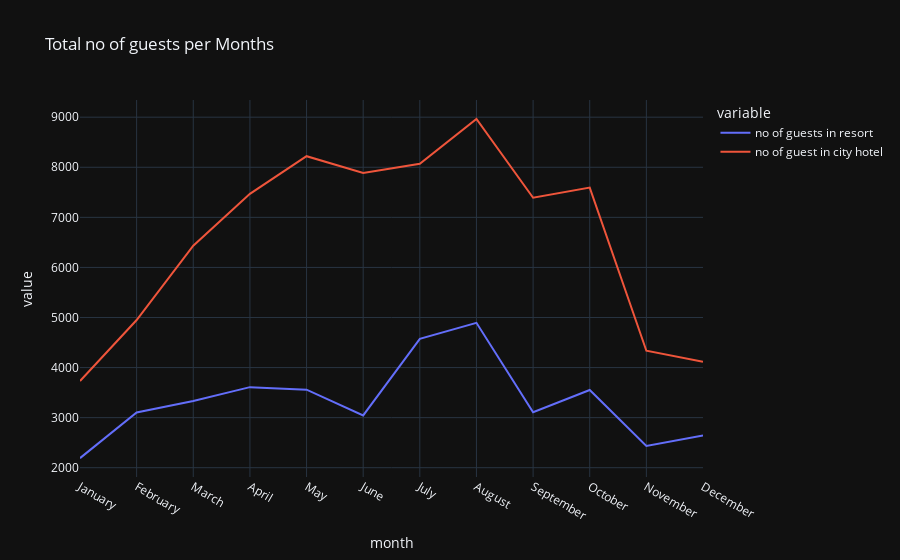

Source (notebook cell):
### Code cell
px.line(final_guests, x = 'month', y = ['no of guests in resort','no of guest in city hotel'],
        title='Total no of guests per Months', template = 'plotly_dark')

### Figure 1 — Plotly figure (JSON) as saved in the notebook; plotly's stock layout.template omitted (floating-point values rounded to 4 significant figures)
{"data": [{"hovertemplate": "variable=no of guests in resort<br>month=%{x}<br>value=%{y}<extra></extra>", "legendgroup": "no of guests in resort", "line": {"color": "#636efa", "dash": "solid"}, "marker": {"symbol": "circle"}, "mode": "lines", "name": "no of guests in resort", "orientation": "v", "showlegend": true, "type": "scatter", "x": ["January", "February", "March", "April", "May", "June", "July", "August", "September", "October", "November", "December"], "xaxis": "x", "y": [2191, 3102, 3334, 3609, 3559, 3044, 4573, 4894, 3108, 3553, 2435, 2645], "yaxis": "y"}, {"hovertemplate": "variable=no of guest in city hotel<br>month=%{x}<br>value=%{y}<extra></extra>", "legendgroup": "no of guest in city hotel", "line": {"color": "#EF553B", "dash": "solid"}, "marker": {"symbol": "circle"}, "mode": "lines", "name": "no of guest in city hotel", "orientation": "v", "showlegend": true, "type": "scatter", "x": ["January", "February", "March", "April", "May", "June", "July", "August", "September", "October", "November", "December"], "xaxis": "x", "y": [3730, 4950, 6433, 7469, 8221, 7885, 8071, 8967, 7392, 7594, 4336, 4114], "yaxis": "y"}], "layout": {"legend": {"title": {"text": "variable"}, "tracegroupgap": 0}, "title": {"text": "Total no of guests per Months"}, "xaxis": {"anchor": "y", "domain": [0, 1], "title": {"text": "month"}}, "yaxis": {"anchor": "x", "domain": [0, 1], "title": {"text": "value"}}}}
